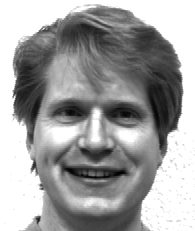
#> input picture HW7/Yale_Face_Database/Training/subject01.happy.pgm, 195 x 231 px
$ python lda.py
#> lines starting #> are read from the running program, lines starting #| are printed output that depends on the picture
import os
from PIL import Image
import numpy as np
import matplotlib.pyplot as plt


def read_pgm(path, resized_factor):
#> called with path = './Yale_Face_Database/Training', resized_factor = 3
    image_files = sorted(os.listdir(path))
    images = []
    labels = []
    file_names = []

    for image_file in image_files:
        with Image.open(os.path.join(path, image_file)) as image:
#> image is the input picture: PIL image 195x231 L; min 0, max 255, mean 161.3
            width, height = image.size
#> width = 195; height = 231
            width_resized, height_resized = width // resized_factor, height // resized_factor
#> width_resized = 65; height_resized = 77
            image_resized = image.resize((width_resized, height_resized))
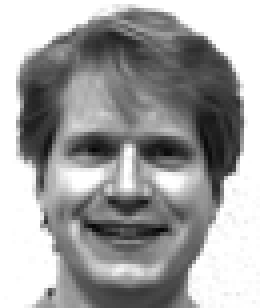
#> image_resized: PIL image 65x77 L (shown 4 times larger); min 5, max 255, mean 161.2
            image = np.array(image_resized).flatten()
#> image = 5005 values, max 255 at index 0, min 5 at index 3745, mean 161.2

        images.append(image)
        labels.append(int(image_file.split('.')[0][7:9]) - 1)
        file_name_prefix, _ = os.path.splitext(image_file)
        file_names.append(file_name_prefix)

    return np.array(images), np.array(labels), file_names, width_resized, height_resized


def lda(X, y, n_components):
    n_classes = len(np.unique(y))  # 15 classes
    # [5 lines of commented-out code are left out]

    n_samples, n_features = X.shape
    overall_mean = np.mean(X, axis=0, keepdims=True)  # shape: (1, 5005)
    class_means = np.zeros((n_classes, n_features))

    S_W = np.zeros((n_features, n_features))  # shape: (5005, 5005)
    S_B = np.zeros((n_features, n_features))  # shape: (5005, 5005)

    for i in range(n_classes):
        x_i = X[y == i]  # samples of class i, shape: (9, 5005)
        class_means[i] = np.mean(x_i, axis=0, keepdims=True)
        within_class_diff = x_i - class_means[i]  # shape: (9, 5005)
        S_W += within_class_diff.T @ within_class_diff

        between_class_diff = (class_means[i] - overall_mean)  # shape: (1, 5005)
        S_B += len(x_i) * (between_class_diff.T @ between_class_diff)

    S_W += np.eye(n_features) * 1e-6  # pseudo inverse

    eigenvalues, eigenvectors = np.linalg.eigh(np.linalg.inv(S_W) @ S_B)
    sort_index = np.argsort(-eigenvalues)
    eigenvectors = eigenvectors[:, sort_index]

    projection_matrix = eigenvectors[:, :n_components]
    projection_matrix = projection_matrix / np.linalg.norm(projection_matrix, axis=0)

    return projection_matrix, overall_mean


# [56 lines left out: functions show_fisherface, show_reconstruction, performance, not called in this run]


if __name__ == '__main__':
    train_filepath = os.path.join('./Yale_Face_Database', 'Training')
    train_images, train_labels, train_file_names, width, height = read_pgm(train_filepath, 3)
#> train_labels = [0]; train_file_names = ['subject01.happy']; width = 65; height = 77

    n_components = 25
    train_W, train_X_mean = lda(train_images, train_labels, n_components)
#> in lda, `n_classes = len(np.unique(y))`: n_classes = 1
#> in lda, `S_W += np.eye(n_features) * 1e-6`:
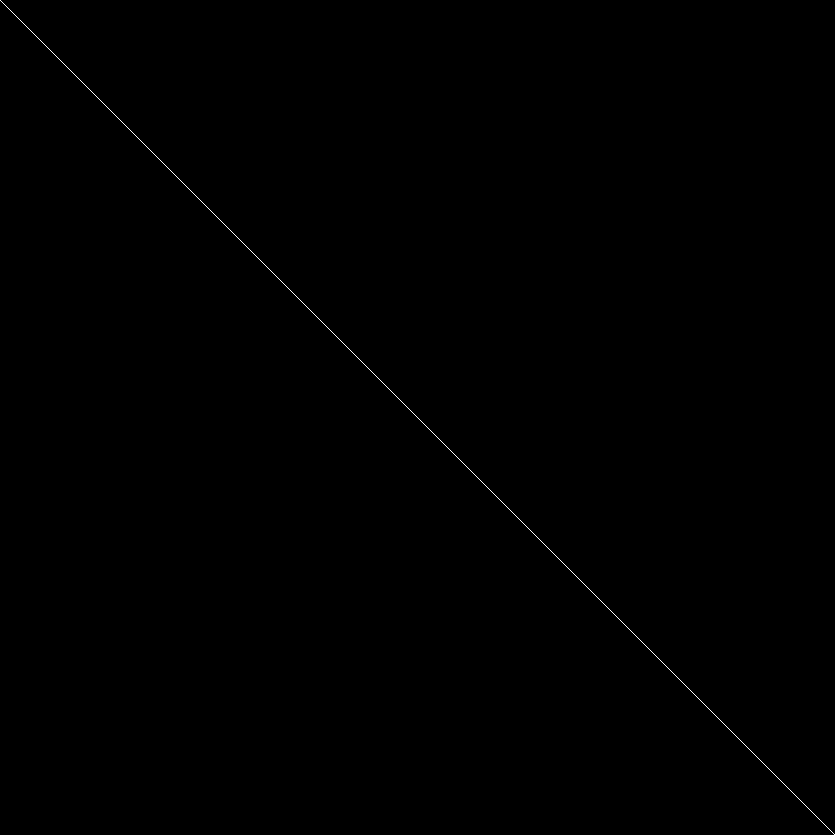
#> S_W: shape (5005, 5005) float64 (shown at 1/6 size); values 0 (black) and 1e-06 (white), 0.02% white in thin lines or dots
#> (the run stopped early here; a loop or call above may not have finished)
